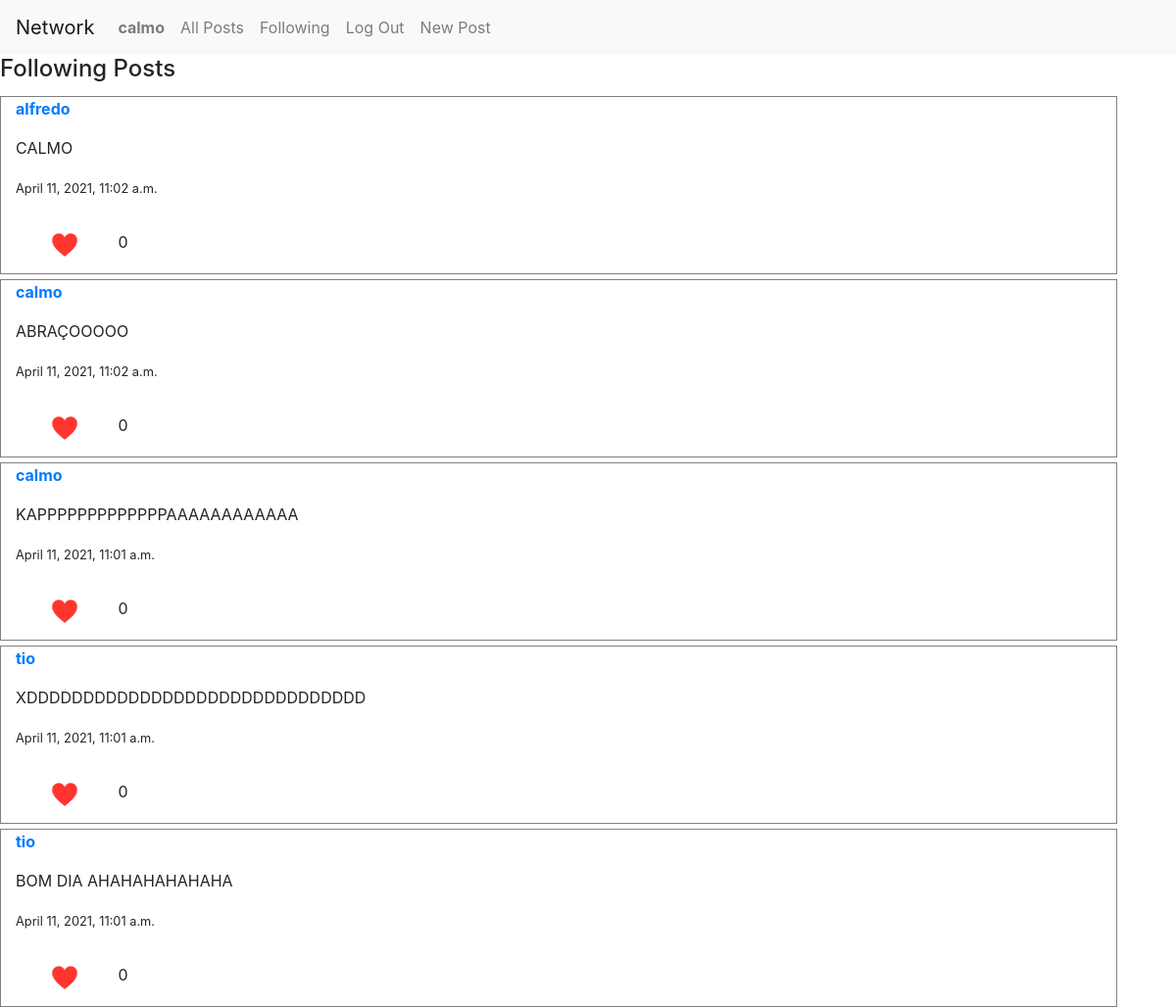
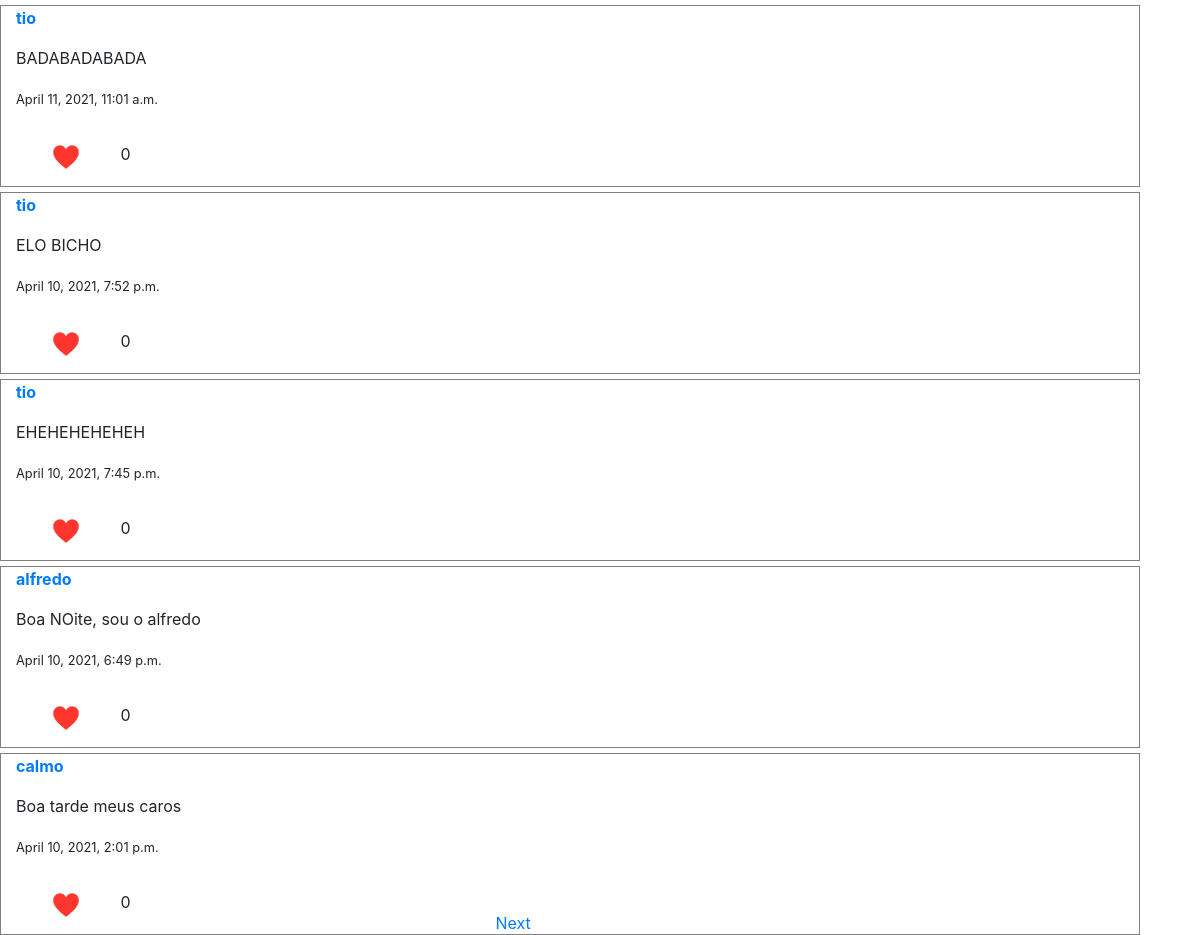
Page /following (signed in) on the earlier database version (2 pictures, top to bottom).
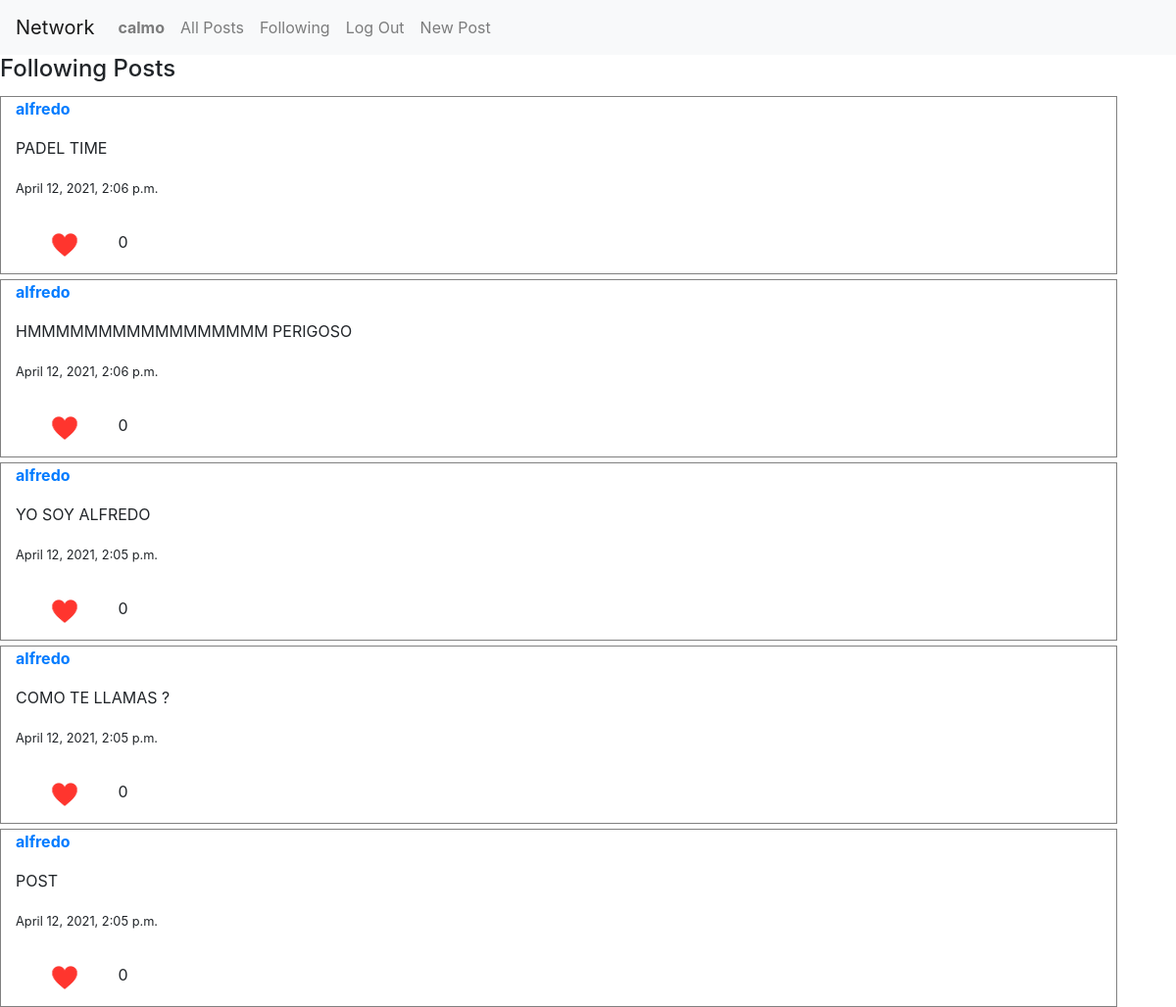
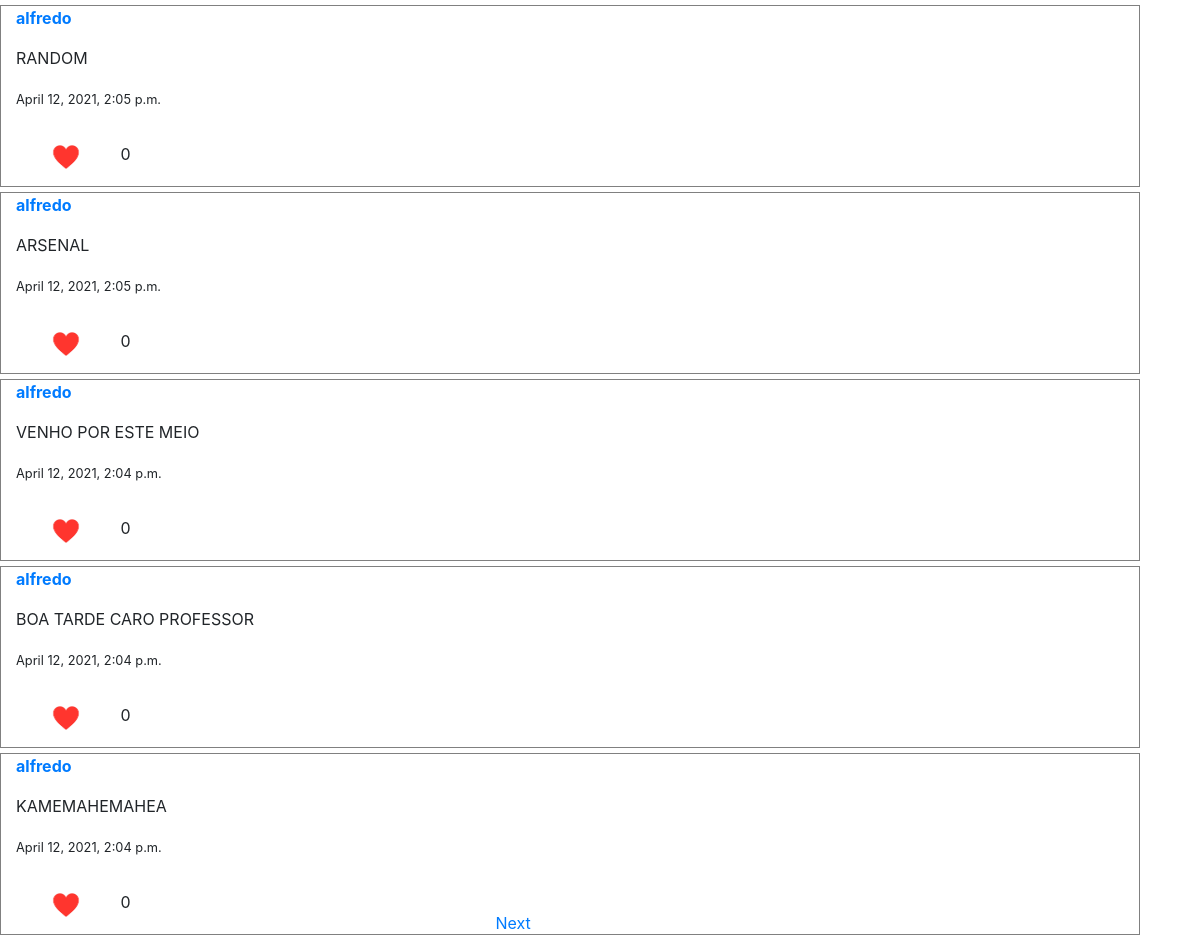
Same page on the later database version (2 pictures, top to bottom).
### network/models.py (models this page shows)
class Post(models.Model):
    user = models.ForeignKey(settings.AUTH_USER_MODEL, on_delete=models.CASCADE)
    text = models.CharField(max_length= 300)
    created_at = models.DateTimeField(auto_now_add=True)
    likes = models.IntegerField(default = 0) # number of likes start at 0

class User(AbstractUser):
    pass

### network/views.py (the view)
# urls.py: path("following",views.following,name ="following"),
@login_required(login_url='index') #redirect when user is not logged in
def following(request):
    user_logged_in = User.objects.get(username = request.user.username)
    user_p_logged_in = UserProfile.objects.get(user = user_logged_in)
    following_list = user_p_logged_in.following.all()
    all_posts = Post.objects.all() #- means that its desceding order newer to older
    all_posts = all_posts.order_by('-created_at')
    following_posts = all_posts
    for post in all_posts.all():
        if(post.user not in following_list):
            following_posts = following_posts.all().exclude(user = post.user)
    page = request.GET.get('page', 1)
    paginator = Paginator(following_posts, 10)
    try:
        posts = paginator.page(page)
    except PageNotAnInteger:
        posts = paginator.page(1)
    except EmptyPage:
        posts = paginator.page(paginator.num_pages)
    return render(request, "network/following.html",{
        "posts":posts
    })

### network/templates/network/following.html (shortened to what this page needs)
{% extends "network/layout.html" %}
{%load static %}
{% block body %}
<h4> Following Posts </h4>
{% for post in posts%}
  <div class="container"
        <p><a href="{% url 'profile' post.user.username %}"><strong>{{ post.user.username }}</strong></a></p>
        <p >{{post.text}}</p>
        <p> <small>{{post.created_at}}</small></p>
        <img src="{% static 'network/small-heart-icon-0.jpg' %}" width="100" height="60">
        <div class="image">
          {{post.likes}}
        </div>
  </div>
{% endfor %}
<div class="bottom">
  {% if posts.has_next %}
    <a href="{% url 'following' %}?page={{ posts.next_page_number }}">Next</a>
  {% endif %}
</div>
{% endblock %}

Differences in the rows shown:
no longer on this page (row unchanged): Post: user.username "alfredo", text "CALMO", created_at "April 11, 2021, 11:02 a.m.", likes "0"
no longer on this page (row unchanged): Post: user.username "calmo", text "ABRAÇOOOOO", created_at "April 11, 2021, 11:02 a.m.", likes "0"
no longer on this page (row unchanged): Post: user.username "calmo", text "KAPPPPPPPPPPPPPAAAAAAAAAAAA", created_at "April 11, 2021, 11:01 a.m.", likes "0"
no longer on this page (row unchanged): Post: user.username "tio", text "XDDDDDDDDDDDDDDDDDDDDDDDDDDDDDD", created_at "April 11, 2021, 11:01 a.m.", likes "0"
no longer on this page (row unchanged): Post: user.username "tio", text "BOM DIA AHAHAHAHAHAHA", created_at "April 11, 2021, 11:01 a.m.", likes "0"
no longer on this page (row unchanged): Post: user.username "tio", text "BADABADABADA", created_at "April 11, 2021, 11:01 a.m.", likes "0"
no longer on this page (row unchanged): Post: user.username "tio", text "ELO BICHO", created_at "April 10, 2021, 7:52 p.m.", likes "0"
no longer on this page (row unchanged): Post: user.username "tio", text "EHEHEHEHEHEH", created_at "April 10, 2021, 7:45 p.m.", likes "0"
no longer on this page (row unchanged): Post: user.username "alfredo", text "Boa NOite, sou o alfredo", created_at "April 10, 2021, 6:49 p.m.", likes "0"
no longer on this page (row unchanged): Post: user.username "calmo", text "Boa tarde meus caros", created_at "April 10, 2021, 2:01 p.m.", likes "0"
added Post: user.username "alfredo", text "PADEL TIME", created_at "April 12, 2021, 2:06 p.m.", likes "0"
added Post: user.username "alfredo", text "HMMMMMMMMMMMMMMMMM PERIGOSO", created_at "April 12, 2021, 2:06 p.m.", likes "0"
added Post: user.username "alfredo", text "YO SOY ALFREDO", created_at "April 12, 2021, 2:05 p.m.", likes "0"
added Post: user.username "alfredo", text "COMO TE LLAMAS ?", created_at "April 12, 2021, 2:05 p.m.", likes "0"
added Post: user.username "alfredo", text "POST", created_at "April 12, 2021, 2:05 p.m.", likes "0"
added Post: user.username "alfredo", text "RANDOM", created_at "April 12, 2021, 2:05 p.m.", likes "0"
added Post: user.username "alfredo", text "ARSENAL", created_at "April 12, 2021, 2:05 p.m.", likes "0"
added Post: user.username "alfredo", text "VENHO POR ESTE MEIO", created_at "April 12, 2021, 2:04 p.m.", likes "0"
added Post: user.username "alfredo", text "BOA TARDE CARO PROFESSOR", created_at "April 12, 2021, 2:04 p.m.", likes "0"
added Post: user.username "alfredo", text "KAMEMAHEMAHEA", created_at "April 12, 2021, 2:04 p.m.", likes "0"
